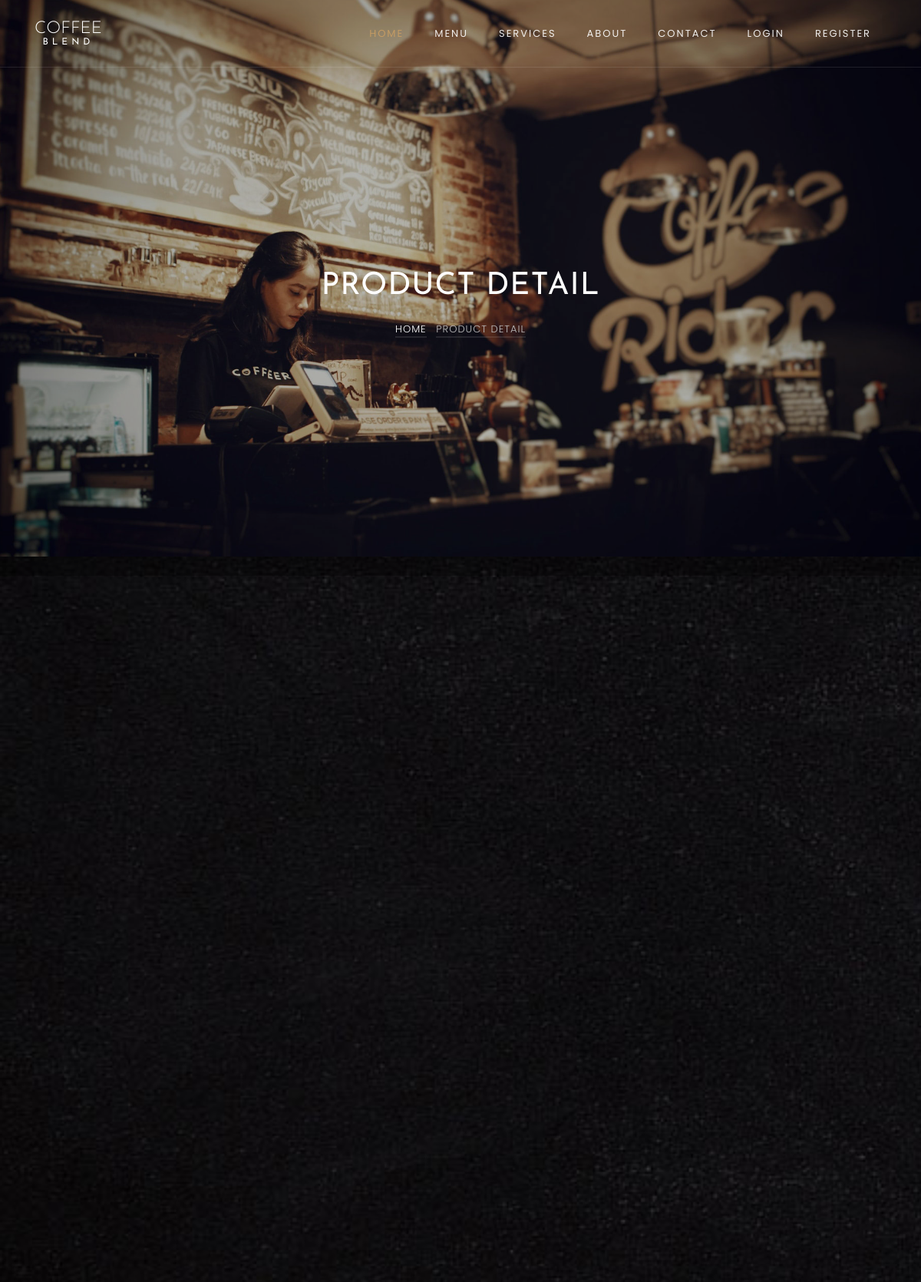
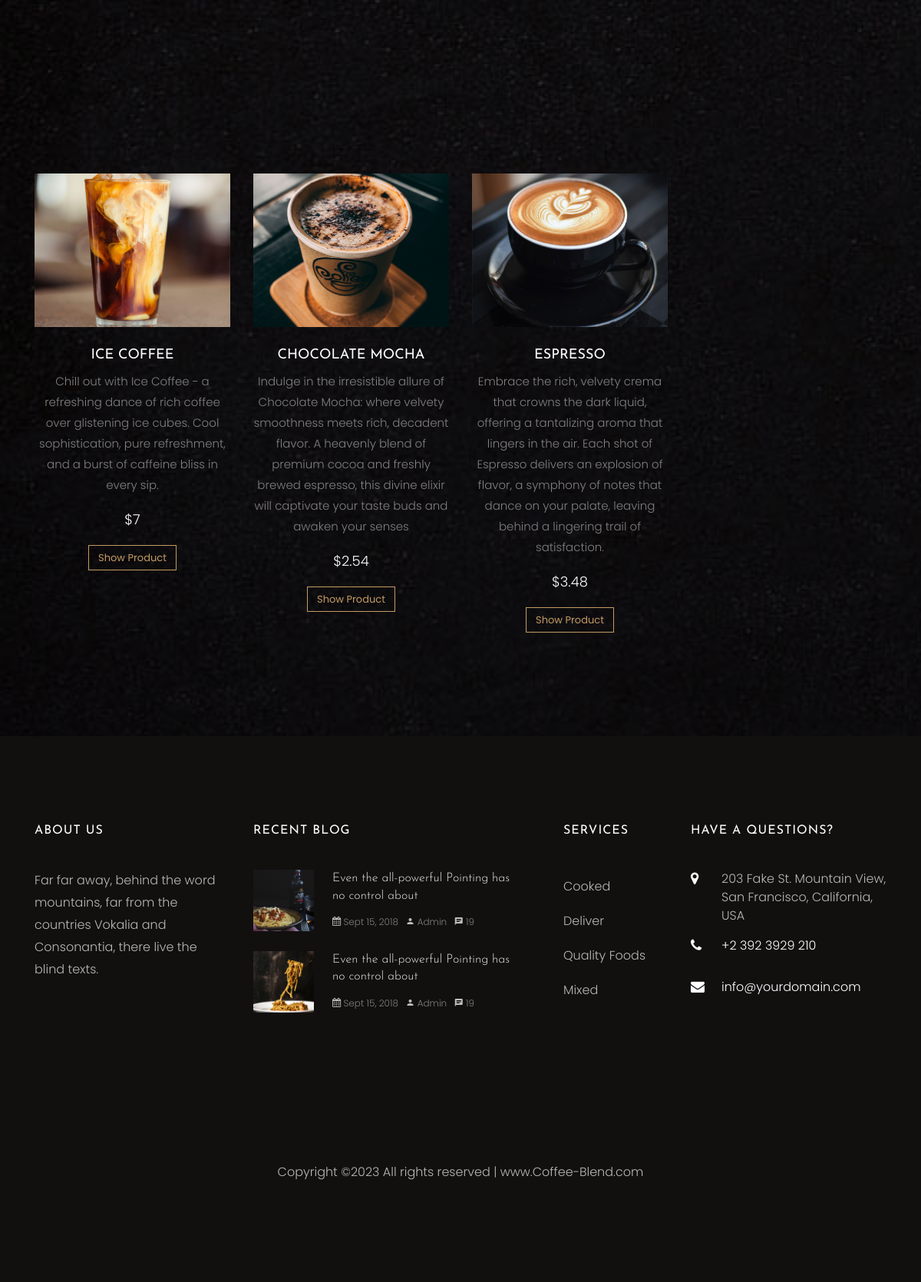
Screenshot of /products/product-single.php?id=1 with the database file from the repository (2 pictures, top to bottom).
### tables this page shows
CREATE TABLE `products` (
  `id` int(10) NOT NULL,
  `name` varchar(200) NOT NULL,
  `image` varchar(200) NOT NULL,
  `description` text NOT NULL,
  `price` varchar(10) NOT NULL,
  `category` varchar(200) NOT NULL,
  `created_at` timestamp NOT NULL DEFAULT current_timestamp()
);

### products/product-single.php (the view, shortened to what this page needs)
<?php
require "../includes/header.php";
require "../config/config.php";
if (isset($_GET['id'])) {
	$id = $_GET['id'];
	$product = $conn->prepare("SELECT * FROM products WHERE id = :id");
	$product->execute([':id' => $id]);
	$singleProduct = $product->fetch(PDO::FETCH_OBJ);
	$relatedProducts = $conn->prepare("SELECT * FROM products WHERE category = :category AND id != :id");
	$relatedProducts->execute([':category' => $singleProduct->category, ':id' => $id]);
	$allRelatedProducts = $relatedProducts->fetchAll(PDO::FETCH_OBJ);
} else {
	header("location:" . APPURL . "404.php");
}
?>
<section class="home-slider owl-carousel">
	<div class="slider-item" style="background-image: url(<?php echo APPURL; ?>/images/bg_3.jpg);" data-stellar-background-ratio="0.5">
		<div class="overlay"></div>
		<div class="container">
			<div class="row slider-text justify-content-center align-items-center">
				<div class="col-md-7 col-sm-12 text-center ftco-animate">
					<h1 class="mb-3 mt-5 bread">Product Detail</h1>
					<p class="breadcrumbs"><span class="mr-2"><a href="<?php echo APPURL; ?>">Home</a></span> <span>Product Detail</span></p>
				</div>
			</div>
		</div>
	</div>
</section>
<section class="ftco-section">
	<div class="container">
		<div class="row">
		</div>
	</div>
</section>
<section class="ftco-section">
	<div class="container">
		<div class="row justify-content-center mb-5 pb-3">
		</div>
		<div class="row">
			<?php foreach ($allRelatedProducts as $allRelatedProduct) : ?>
				<div class="col-md-3">
					<div class="menu-entry">
						<a href="<?php echo APPURL; ?>/products/product-single.php?id=<?php echo $allRelatedProduct->id; ?>" class="img" style="background-image: url(<?php echo APPURL; ?>/images/<?php echo $allRelatedProduct->image; ?>);"></a>
						<div class="text text-center pt-4">
							<h3><a href="<?php echo APPURL; ?>/products/product-single.php?id=<?php echo $allRelatedProduct->id; ?>"><?php echo $allRelatedProduct->name; ?></a></h3>
							<p>
								<?php echo $allRelatedProduct->description; ?>
							</p>
							<p class="price"><span>$<?php echo $allRelatedProduct->price; ?></span></p>
							<p><a href="<?php echo APPURL; ?>/products/product-single.php?id=<?php echo $allRelatedProduct->id; ?>" class="btn btn-primary btn-outline-primary">Show Product</a></p>
						</div>
					</div>
				</div>
			<?php endforeach; ?>
		</div>
	</div>
</section>
<?php require "../includes/footer.php"; ?>

### rows the page displays
products: image (picture), name "ICE COFFEE", description "Chill out with Ice Coffee - a refreshing dance of rich coffee over glistening ice cubes. Cool sophistication, pure refreshment, and a burst of caffeine bliss in every sip.", price "7"
products: image (picture), name "CHOCOLATE MOCHA", description "Indulge in the irresistible allure of Chocolate Mocha: where velvety smoothness meets rich, decadent flavor. A heavenly blend of premium cocoa and freshly brewed espresso, this divine elixir will captivate your taste buds and awaken your senses", price "2.54"
products: image (picture), name "ESPRESSO", description "Embrace the rich, velvety crema that crowns the dark liquid, offering a tantalizing aroma that lingers in the air. Each shot of Espresso delivers an explosion of flavor, a symphony of notes that dance on your palate, leaving behind a lingering trail of satisfaction.", price "3.48"
